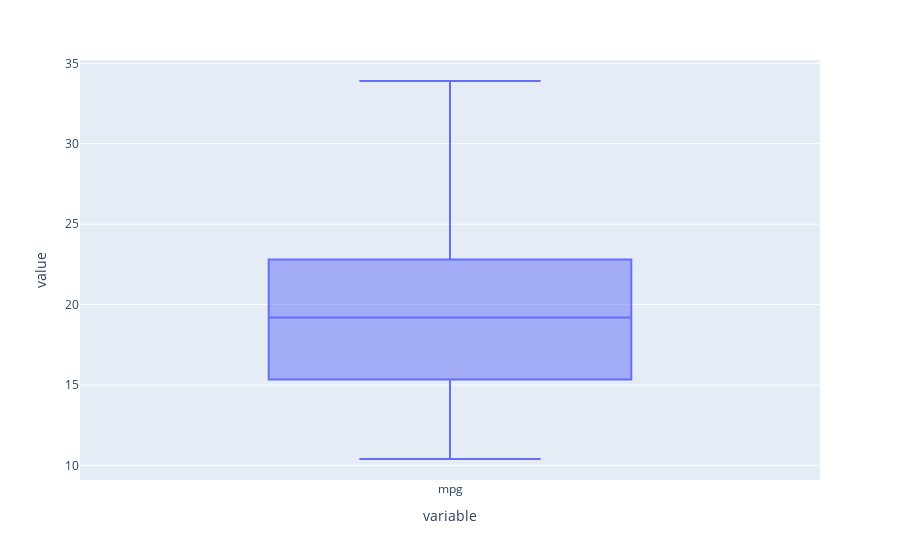

The notebook cell saved with this chart:
### Markdown cell above
# import plotly

### Code cell
import plotly.express as px
px.box(df1.mpg)

### Figure 1 — Plotly figure (JSON) as saved in the notebook; plotly's stock layout.template omitted (floating-point values rounded to 4 significant figures)
{"data": [{"alignmentgroup": "True", "hovertemplate": "variable=%{x}<br>value=%{y}<extra></extra>", "legendgroup": "", "marker": {"color": "#636efa"}, "name": "", "notched": false, "offsetgroup": "", "orientation": "v", "showlegend": false, "type": "box", "x": ["mpg", "mpg", "mpg", "mpg", "mpg", "mpg", "mpg", "mpg", "mpg", "mpg", "mpg", "mpg", "mpg", "mpg", "mpg", "mpg", "mpg", "mpg", "mpg", "mpg", "mpg", "mpg", "mpg", "mpg", "mpg", "mpg", "mpg", "mpg", "mpg", "mpg", "mpg", "mpg"], "x0": " ", "xaxis": "x", "y": [21, 21, 22.8, 21.4, 18.7, 18.1, 14.3, 24.4, 22.8, 19.2, 17.8, 16.4, 17.3, 15.2, 10.4, 10.4, 14.7, 32.4, 30.4, 33.9, 21.5, 15.5, 15.2, 13.3, 19.2, 27.3, 26, 30.4, 15.8, 19.7, 15, 21.4], "y0": " ", "yaxis": "y"}], "layout": {"boxmode": "group", "legend": {"tracegroupgap": 0}, "margin": {"t": 60}, "xaxis": {"anchor": "y", "domain": [0, 1], "title": {"text": "variable"}}, "yaxis": {"anchor": "x", "domain": [0, 1], "title": {"text": "value"}}}}
